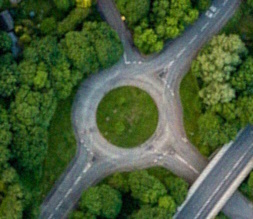
#> input picture cv/image_small.jpg, 253 x 219 px
$ python main.py
#> lines starting #> are read from the running program, lines starting #| are printed output that depends on the picture; after the words box and inside, x2 and y2 are one past the last pixel; in counts of white or black regions, pixels touching at a corner belong together; long printed decimals are rounded
import cv2 as cv;
import numpy as np;
import matplotlib.pyplot as plt;
import math;

queryImage = cv.imread('image_small.jpg', cv.IMREAD_COLOR)
#> queryImage is the input picture: shape (219, 253, 3); mean B, G, R 59, 93.5, 73.2
trainImage = cv.imread('image.jpg', cv.IMREAD_COLOR)
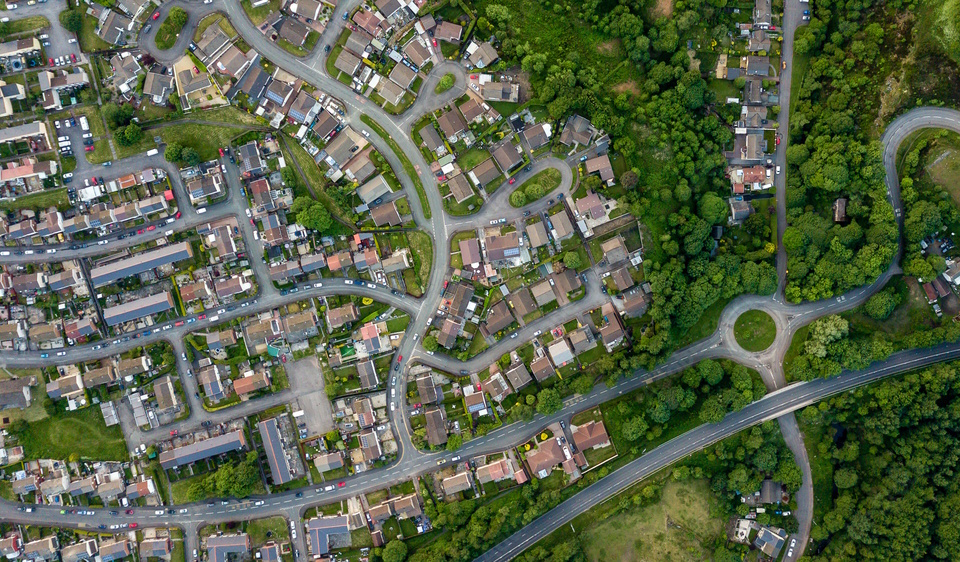
#> input picture cv/image.jpg, 960 x 562 px
#> trainImage is the input picture: shape (562, 960, 3); mean B, G, R 75.8, 100.6, 90.5

# Initiate SIFT detector
sift = cv.SIFT_create()

# find the keypoints and descriptors with SIFT
queryKeypoints, queryDescriptor = sift.detectAndCompute(queryImage, None)
#> queryKeypoints = 822 keypoints; strongest (x, y, size): (123, 18, 2.3), (245, 181, 4.4), (180, 208, 3.1), (210, 15, 2.4)
trainKeypoints, trainDescriptor = sift.detectAndCompute(trainImage, None)
#> trainKeypoints = 7724 keypoints; strongest (x, y, size): (134, 389, 2.5), (61, 306, 3.9), (785, 514, 2.6), (472, 306, 5.4)

# FLANN parameters
FLANN_INDEX_KDTREE = 1
index_params = dict(algorithm = FLANN_INDEX_KDTREE, trees = 5)
search_params = dict(checks=50)   # or pass empty dictionary

flann = cv.FlannBasedMatcher(index_params, search_params)


# filter matches using method from page 20 of:
# https://www.cs.ubc.ca/~lowe/papers/ijcv04.pdf
matches = flann.knnMatch(queryDescriptor, trainDescriptor, 2)
#> matches = 822 matches
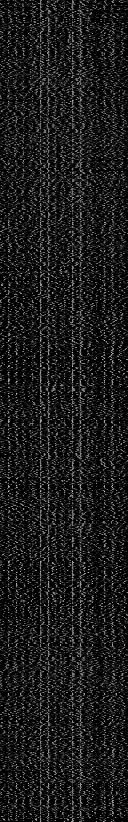
#> queryDescriptor: shape (822, 128) float32; min 0, max 206, mean 27.8
goodMatches : list[cv.DMatch] = []
for (cloest, next_closest) in matches:
    if cloest.distance < 0.45 * next_closest.distance:
        goodMatches.append(cloest)
#> after the loop, goodMatches = 134 matches

trainCenterX = 0
trainCenterY = 0
queryCenterX = 0
queryCenterY = 0
for match in goodMatches:
    queryPointX, queryPointY = queryKeypoints[match.queryIdx].pt
    trainPointX, trainPointY = trainKeypoints[match.trainIdx].pt
    trainCenterX += trainPointX
    trainCenterY += trainPointY
    queryCenterX += queryPointX
    queryCenterY += queryPointY
#> this loop made 134 passes
#> (queryPointX, queryPointY, trainPointX, trainPointY, trainCenterX, trainCenterY, queryCenterX, queryCenterY) on passes 1 to 12: (11.11, 34.04, 715.9, 241.8, 715.9, 241.8, 11.11, 34.04), (12.15, 104.6, 691.9, 283.4, 1407.9, 525.2, 23.27, 138.6), (12.85, 30.22, 718.4, 240, 2126.3, 765.2, 36.12, 168.8), (14.08, 38.75, 715.9, 245.5, 2842.2, 1010.7, 50.2, 207.6), (14.38, 18.03, 723.4, 233.4, 3565.7, 1244.1, 64.57, 225.6), (17.88, 84.24, 702.3, 273.6, 4267.9, 1517.7, 82.45, 309.9), (18.1, 34.45, 720, 244.4, 4987.9, 1762.2, 100.6, 344.3), (18.1, 34.45, 720, 244.4, 5707.9, 2006.6, 118.7, 378.7), (19.9, 194.7, 664.8, 338.7, 6372.7, 2345.2, 138.6, 573.5), (20.79, 94.11, 701.1, 280.1, 7073.8, 2625.3, 159.3, 667.6), (23.36, 63.19, 712.9, 263.2, 7786.7, 2888.5, 182.7, 730.8), (28.3, 43.28, 723.1, 253.2, 8509.8, 3141.7, 211, 774.1)
#> after the loop, queryCenterX = 18232.8; queryCenterY = 10858.3; trainCenterX = 103510.9; trainCenterY = 41927.7
trainCenterX /= len(goodMatches)
#> trainCenterX = 772.5
trainCenterY /= len(goodMatches)
#> trainCenterY = 312.9
queryCenterX /= len(goodMatches)
#> queryCenterX = 136.1
queryCenterY /= len(goodMatches)
#> queryCenterY = 81.03

angle = 0
for match in goodMatches:
    queryPointX, queryPointY = queryKeypoints[match.queryIdx].pt
    trainPointX, trainPointY = trainKeypoints[match.trainIdx].pt
    queryPointX -= queryCenterX
    queryPointY -= queryCenterY
    trainPointX -= trainCenterX
    trainPointY -= trainCenterY
    queryAngle = math.atan2(queryPointY, queryPointX)
    trainAngle = math.atan2(trainPointY, trainPointX)
    angle += queryAngle - trainAngle
#> this loop made 134 passes
#> (queryPointX, queryPointY, trainPointX, trainPointY, queryAngle, trainAngle, angle) on passes 1 to 12: (-125, -46.99, -56.53, -71.1, -2.78, -2.24, -0.539), (-123.9, 23.54, -80.52, -29.53, 2.95, -2.79, 5.2), (-123.2, -50.81, -54.06, -72.86, -2.75, -2.21, 4.66), (-122, -42.28, -56.52, -67.36, -2.81, -2.27, 4.12), (-121.7, -63, -49.06, -79.52, -2.66, -2.12, 3.58), (-118.2, 3.21, -70.19, -39.28, 3.11, -2.63, 9.33), (-118, -46.59, -52.49, -68.45, -2.77, -2.22, 8.79), (-118, -46.59, -52.49, -68.45, -2.77, -2.22, 8.25), (-116.2, 113.7, -107.7, 25.76, 2.37, 2.91, 7.71), (-115.3, 13.08, -71.41, -32.81, 3.03, -2.71, 13.45), (-112.7, -17.84, -59.55, -49.7, -2.98, -2.45, 12.91), (-107.8, -37.75, -49.37, -59.66, -2.8, -2.26, 12.37)
angle /= len(goodMatches)
print("Angle: " + str(angle * (180 / math.pi)))
#| Angle: 6.644

# [6 lines of commented-out code are left out]
p1 = (int(trainCenterX), int(trainCenterY))
p2 = (int(queryCenterX), int(queryCenterY))

outputImg = cv.copyTo(trainImage, None)

# [7 lines of commented-out code are left out]

cv.circle(outputImg, p1, 0, (0, 0, 255), 5)
#> outputImg: shape (562, 960, 3); 0.01% of pixels changed, all inside (x1, y1, x2, y2) = (769, 309, 776, 316)
cv.circle(outputImg, p2, 0, (255, 0, 0), 5)
#> outputImg: shape (562, 960, 3); mean B, G, R 75.8, 100.6, 90.5

cv.imwrite("output.png", outputImg)
